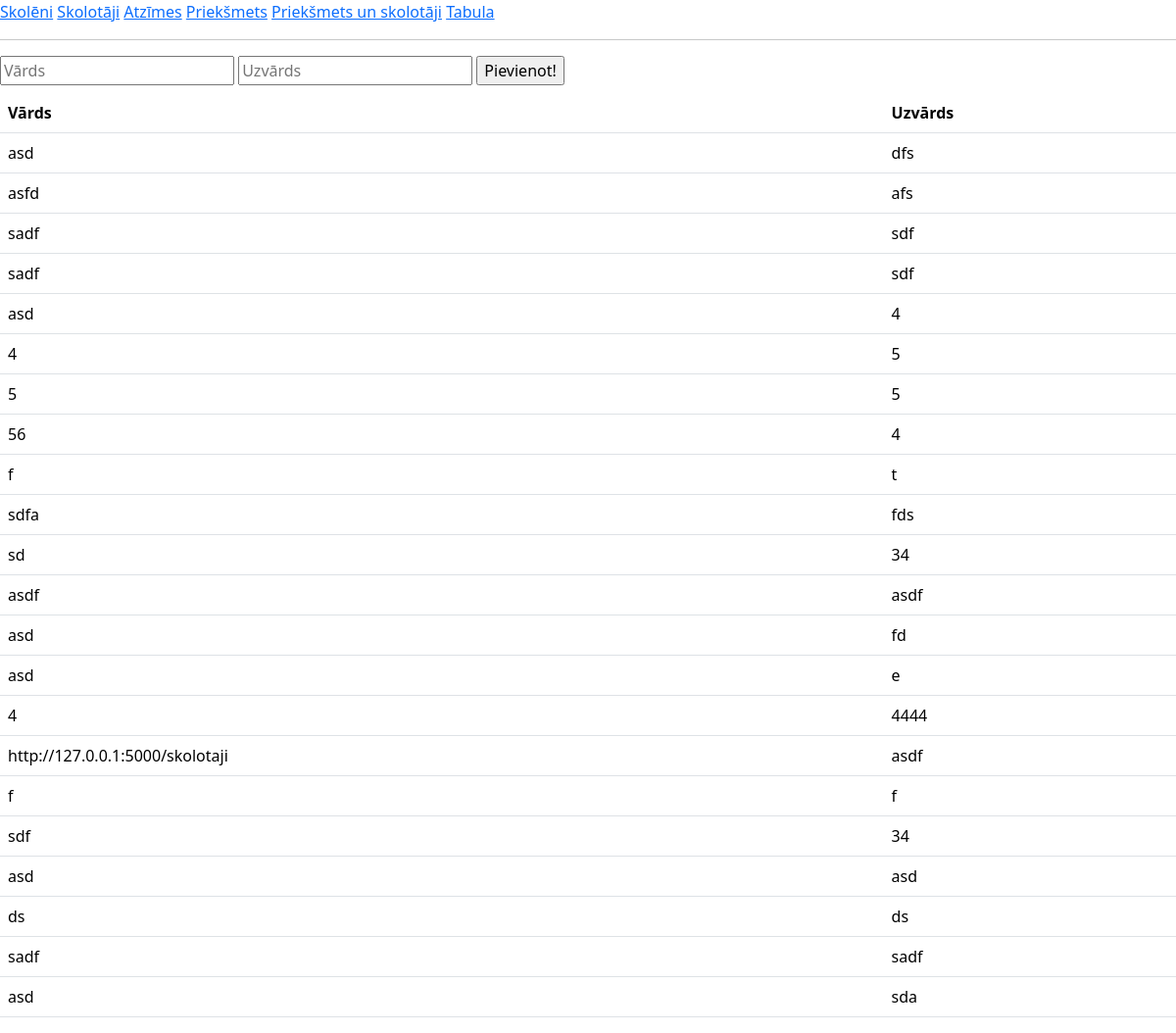
The page / on the database its author committed.
### tables this page shows
CREATE TABLE skoleni(
        id INTEGER PRIMARY KEY AUTOINCREMENT,
        vards TEXT NOT NULL,
        uzvards TEXT NOT NULL
        );

### main.py (the view, shortened to what this page needs)
@app.route("/", methods=["POST", "GET"])
def skoleni():
    skolenu_db = iegut_skolenus()
    print(skolenu_db)
    return render_template("skoleni.html", aizsutitais = "", skoleni = skolenu_db)

### dati.py (called while the page is built)
def iegut_skolenus():
    cur = conn.cursor()
    cur.execute(
        f"""
        SELECT vards, uzvards FROM skoleni
        """
    )
    conn.commit()
    dati = cur.fetchall()
    return dati

### templates/skoleni.html (shortened to what this page needs)
<!DOCTYPE html>
<html lang="lv">
    <head>
      <link href="https://cdn.jsdelivr.net/npm/bootstrap@5.3.3/dist/css/bootstrap.min.css" rel="stylesheet">
    </head>
    <body>
        <a href="/">Skolēni</a>
        <a href = "/skolotaji">Skolotāji</a>
        <a href = "/atzimes">Atzīmes</a>
        <a href = "/prieksmeti">Priekšmets</a>
        <a href = "/prieksmetiunskolotaji">Priekšmets un skolotāji</a>
        <a href = "/tabula">Tabula</a>
        <hr>
        {% block saturs %}
        <form method="post">
            <input type="text" id="vards" name="vards" placeholder="Vārds">
            <input type="text" id="uzvards" name="uzvards" placeholder="Uzvārds">
            <input type="submit" value="Pievienot!">
        </form>
        <table class="table">
            <tr>
              <th>Vārds</th>
              <th>Uzvārds</th>
            </tr>
            {% for viens in skoleni %}
            <tr>
              <td>{{viens[0]}}</td>
              <td>{{viens[1]}}</td>
            </tr>
            {% endfor %}
          </table>
        {% endblock %}
    </body>
</html>

### rows shown on the page
skoleni: vards "asd", uzvards "dfs"
skoleni: vards "asfd", uzvards "afs"
skoleni: vards "sadf", uzvards "sdf"
skoleni: vards "sadf", uzvards "sdf"
skoleni: vards "asd", uzvards "4"
skoleni: vards "4", uzvards "5"
skoleni: vards "5", uzvards "5"
skoleni: vards "56", uzvards "4"
skoleni: vards "f", uzvards "t"
skoleni: vards "sdfa", uzvards "fds"
skoleni: vards "sd", uzvards "34"
skoleni: vards "asdf", uzvards "asdf"
skoleni: vards "asd", uzvards "fd"
skoleni: vards "asd", uzvards "e"
skoleni: vards "4", uzvards "4444"
skoleni: vards "http://127.0.0.1:5000/skolotaji", uzvards "asdf"
skoleni: vards "f", uzvards "f"
skoleni: vards "sdf", uzvards "34"
skoleni: vards "asd", uzvards "asd"
skoleni: vards "ds", uzvards "ds"
skoleni: vards "sadf", uzvards "sadf"
skoleni: vards "asd", uzvards "sda"
